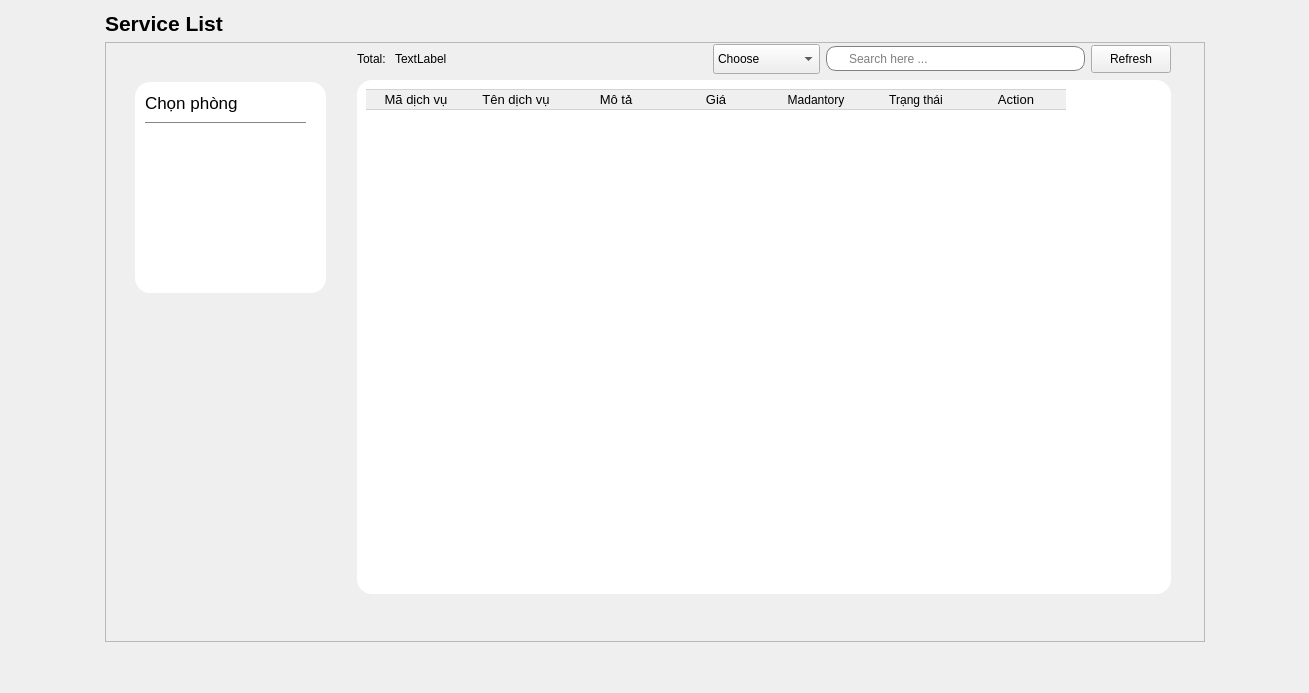
             <widget class="QWidget" name="page_55">
              <layout class="QHBoxLayout" name="horizontalLayout_20">
               <item>
                <spacer name="horizontalSpacer_132">
                 <property name="orientation">
                  <enum>Qt::Orientation::Horizontal</enum>
                 </property>
                 <property name="sizeHint" stdset="0">
                  <size>
                   <width>94</width>
                   <height>20</height>
                  </size>
                 </property>
                </spacer>
               </item>
               <item>
                <layout class="QVBoxLayout" name="verticalLayout_13">
                 <item>
                  <layout class="QHBoxLayout" name="horizontalLayout_165">
                   <item>
                    <widget class="QLabel" name="label_89">
                     <property name="font">
                      <font>
                       <pointsize>16</pointsize>
                       <bold>true</bold>
                      </font>
                     </property>
                     <property name="text">
                      <string>Service List</string>
                     </property>
                    </widget>
                   </item>
                   <item>
                    <spacer name="horizontalSpacer_133">
                     <property name="orientation">
                      <enum>Qt::Orientation::Horizontal</enum>
                     </property>
                     <property name="sizeHint" stdset="0">
                      <size>
                       <width>40</width>
                       <height>20</height>
                      </size>
                     </property>
                    </spacer>
                   </item>
                  </layout>
                 </item>
                 <item>
                  <widget class="QFrame" name="frame_2">
                   <property name="minimumSize">
                    <size>
                     <width>1100</width>
                     <height>600</height>
                    </size>
                   </property>
                   <property name="frameShape">
                    <enum>QFrame::Shape::StyledPanel</enum>
                   </property>
                   <property name="frameShadow">
                    <enum>QFrame::Shadow::Raised</enum>
                   </property>
                   <widget class="QFrame" name="frame_5">
                    <property name="geometry">
                     <rect>
                      <x>30</x>
                      <y>40</y>
                      <width>191</width>
                      <height>211</height>
                     </rect>
                    </property>
                    <property name="styleSheet">
                     <string notr="true">QWidget{
background-color: rgb(255, 255, 255);
border-radius:15px;
}</string>
                    </property>
                    <property name="frameShape">
                     <enum>QFrame::Shape::StyledPanel</enum>
                    </property>
                    <property name="frameShadow">
                     <enum>QFrame::Shadow::Raised</enum>
                    </property>
                    <widget class="Line" name="line_5">
                     <property name="geometry">
                      <rect>
                       <x>10</x>
                       <y>40</y>
                       <width>161</width>
                       <height>1</height>
                      </rect>
                     </property>
                     <property name="maximumSize">
                      <size>
                       <width>16777215</width>
                       <height>1</height>
                      </size>
                     </property>
                     <property name="styleSheet">
                      <string notr="true">background-color: rgb(133, 133, 133);</string>
                     </property>
                     <property name="orientation">
                      <enum>Qt::Orientation::Horizontal</enum>
                     </property>
                    </widget>
                    <widget class="QLabel" name="label_8">
                     <property name="geometry">
                      <rect>
                       <x>10</x>
                       <y>10</y>
                       <width>151</width>
                       <height>21</height>
                      </rect>
                     </property>
                     <property name="font">
                      <font>
                       <pointsize>13</pointsize>
                      </font>
                     </property>
                     <property name="text">
                      <string>Chọn phòng</string>
                     </property>
                    </widget>
                    <widget class="QListWidget" name="listWidget">
                     <property name="geometry">
                      <rect>
                       <x>10</x>
                       <y>50</y>
                       <width>171</width>
                       <height>141</height>
                      </rect>
                     </property>
                    </widget>
                   </widget>
                   <widget class="QWidget" name="layoutWidget3">
                    <property name="geometry">
                     <rect>
                      <x>252</x>
                      <y>2</y>
                      <width>814</width>
                      <height>550</height>
                     </rect>
                    </property>
                    <layout class="QVBoxLayout" name="verticalLayout_12">
                     <item>
                      <layout class="QHBoxLayout" name="horizontalLayout_166">
                       <item>
                        <layout class="QHBoxLayout" name="horizontalLayout_167">
                         <item>
                          <widget class="QLabel" name="label_90">
                           <property name="text">
                            <string>Total: </string>
                           </property>
                          </widget>
                         </item>
                         <item>
                          <widget class="QLabel" name="totalservice">
                           <property name="text">
                            <string>TextLabel</string>
                           </property>
                          </widget>
                         </item>
                        </layout>
                       </item>
                       <item>
                        <spacer name="horizontalSpacer_134">
                         <property name="orientation">
                          <enum>Qt::Orientation::Horizontal</enum>
                         </property>
                         <property name="sizeHint" stdset="0">
                          <size>
                           <width>40</width>
                           <height>20</height>
                          </size>
                         </property>
                        </spacer>
                       </item>
                       <item>
                        <widget class="QComboBox" name="CBSS">
                         <property name="minimumSize">
                          <size>
                           <width>0</width>
                           <height>30</height>
                          </size>
                         </property>
                         <item>
                          <property name="text">
                           <string>Choose</string>
                          </property>
                         </item>
                         <item>
                          <property name="text">
                           <string>Service ID</string>
                          </property>
                         </item>
                         <item>
                          <property name="text">
                           <string>Service Name</string>
                          </property>
                         </item>
                         <item>
                          <property name="text">
                           <string/>
                          </property>
                         </item>
                        </widget>
                       </item>
                       <item>
                        <widget class="QLineEdit" name="LineEditSearchSer">
                         <property name="minimumSize">
                          <size>
                           <width>0</width>
                           <height>25</height>
                          </size>
                         </property>
                         <property name="styleSheet">
                          <string notr="true">QLineEdit{
padding-left:20px;
border: 1px solid gray;
border-radius: 10px;
}</string>
                         </property>
                         <property name="placeholderText">
                          <string>Search here ...</string>
                         </property>
                        </widget>
                       </item>
                       <item>
                        <widget class="QPushButton" name="RefbtnSer_7">
                         <property name="minimumSize">
                          <size>
                           <width>65</width>
                           <height>28</height>
                          </size>
                         </property>
                         <property name="text">
                          <string>Refresh</string>
                         </property>
                         <property name="icon">
                          <iconset resource="Resources.qrc">
                           <normaloff>:/new/prefix1/Resources/reload.png</normaloff>:/new/prefix1/Resources/reload.png</iconset>
                         </property>
                        </widget>
                       </item>
                      </layout>
                     </item>
                     <item>
                      <widget class="QFrame" name="frame_33">
                       <property name="minimumSize">
                        <size>
                         <width>0</width>
                         <height>0</height>
                        </size>
                       </property>
                       <property name="styleSheet">
                        <string notr="true">QWidget{
background-color: rgb(255, 255, 255);
border-radius:15px;
}</string>
                       </property>
                       <property name="frameShape">
                        <enum>QFrame::Shape::StyledPanel</enum>
                       </property>
                       <property name="frameShadow">
                        <enum>QFrame::Shadow::Raised</enum>
                       </property>
                       <layout class="QVBoxLayout" name="verticalLayout_11">
                        <item>
                         <widget class="QTableWidget" name="SerTable">
                          <property name="minimumSize">
                           <size>
                            <width>800</width>
                            <height>500</height>
                           </size>
                          </property>
                          <property name="font">
                           <font>
                            <pointsize>10</pointsize>
                           </font>
                          </property>
                          <property name="styleSheet">
                           <string notr="true">QPushButton{
	 color: rgb(255, 255, 255);
	 background-color: rgb(0, 0, 0);
	 border: none;
	 border-radius: 5px;
}
QTableWidget::item {
       border-right: none;
       border-left: none;
       border-bottom: 1px solid #D3D3D3;
}
QHeaderView::section {
       border: 1px solid #D3D3D3; 
       border-right: none;      
       border-left: none;       
}</string>
                          </property>
                          <property name="editTriggers">
                           <set>QAbstractItemView::EditTrigger::NoEditTriggers</set>
                          </property>
                          <property name="alternatingRowColors">
                           <bool>true</bool>
                          </property>
                          <property name="selectionMode">
                           <enum>QAbstractItemView::SelectionMode::NoSelection</enum>
                          </property>
                          <property name="showGrid">
                           <bool>false</bool>
                          </property>
                          <attribute name="horizontalHeaderVisible">
                           <bool>true</bool>
                          </attribute>
                          <attribute name="horizontalHeaderCascadingSectionResizes">
                           <bool>false</bool>
                          </attribute>
                          <attribute name="horizontalHeaderHighlightSections">
                           <bool>true</bool>
                          </attribute>
                          <attribute name="horizontalHeaderShowSortIndicator" stdset="0">
                           <bool>false</bool>
                          </attribute>
                          <attribute name="horizontalHeaderStretchLastSection">
                           <bool>false</bool>
                          </attribute>
                          <column>
                           <property name="text">
                            <string>Mã dịch vụ</string>
                           </property>
                           <property name="font">
                            <font>
                             <pointsize>10</pointsize>
                            </font>
                           </property>
                          </column>
                          <column>
                           <property name="text">
                            <string>Tên dịch vụ</string>
                           </property>
                           <property name="font">
                            <font>
                             <pointsize>10</pointsize>
                            </font>
                           </property>
                          </column>
                          <column>
                           <property name="text">
                            <string>Mô tả</string>
                           </property>
                           <property name="font">
                            <font>
                             <pointsize>10</pointsize>
                            </font>
                           </property>
                          </column>
                          <column>
                           <property name="text">
                            <string>Giá</string>
                           </property>
                           <property name="font">
                            <font>
                             <pointsize>10</pointsize>
                            </font>
                           </property>
                          </column>
                          <column>
                           <property name="text">
                            <string>Madantory</string>
                           </property>
                          </column>
                          <column>
                           <property name="text">
                            <string>Trạng thái</string>
                           </property>
                          </column>
                          <column>
                           <property name="text">
                            <string>Action</string>
                           </property>
                           <property name="font">
                            <font>
                             <pointsize>10</pointsize>
                            </font>
                           </property>
                          </column>
                         </widget>
                        </item>
                       </layout>
                      </widget>
                     </item>
                    </layout>
                   </widget>
                  </widget>
                 </item>
                 <item>
                  <spacer name="verticalSpacer_3">
                   <property name="orientation">
                    <enum>Qt::Orientation::Vertical</enum>
                   </property>
                   <property name="sizeHint" stdset="0">
                    <size>
                     <width>20</width>
                     <height>40</height>
                    </size>
                   </property>
                  </spacer>
                 </item>
                </layout>
               </item>
               <item>
                <spacer name="horizontalSpacer_135">
                 <property name="orientation">
                  <enum>Qt::Orientation::Horizontal</enum>
                 </property>
                 <property name="sizeHint" stdset="0">
                  <size>
                   <width>93</width>
                   <height>20</height>
                  </size>
                 </property>
                </spacer>
               </item>
              </layout>
             </widget>
